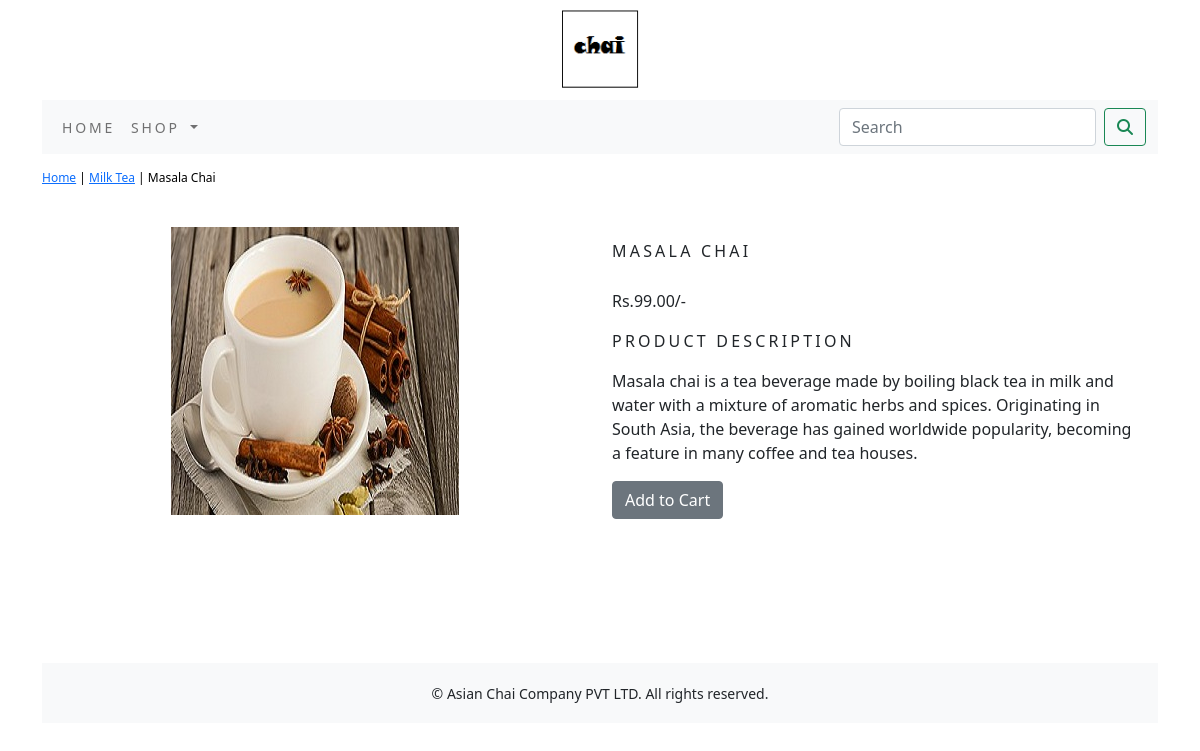
The app's page /milk-tea/masala-chai/ with its own data.
### shop/models.py (models this page shows, shortened)
class Product(models.Model):
    name = models.CharField(max_length=250, unique=True)
    slug = models.SlugField(max_length=250, unique=True)
    description = models.TextField(blank=True)
    price = models.DecimalField(max_digits=10, decimal_places=2)
    category = models.ForeignKey(Category, on_delete=models.CASCADE)
    image = models.ImageField(upload_to='product', blank=True)
    stock = models.IntegerField()
    available = models.BooleanField(default=True)
    created = models.DateTimeField(auto_now_add=True)
    updated = models.DateTimeField(auto_now=True)
    class Meta:
        ordering = ('name',)
        verbose_name = 'product'
        verbose_name_plural = 'products'

class Category(models.Model):
    name = models.CharField(max_length=250, unique=True)
    slug = models.SlugField(max_length=250, unique=True)
    description = models.TextField(blank=True)
    image = models.ImageField(upload_to='category', blank=True)
    class Meta:
        ordering = ('name',)
        verbose_name = 'category'
        verbose_name_plural = 'categories'
    def get_url(self):
        return reverse('shop:products_by_category', args=[self.slug])
    def __str__(self):
        return '{}'.format(self.name)

### shop/views.py (the view)
# urls.py: path('<slug:c_slug>/<slug:product_slug>/', views.prodDetail, name='prodCatDetail'),
def prodDetail(request, c_slug, product_slug):
    try:
        product = Product.objects.get(category__slug=c_slug, slug=product_slug)
    except Exception as e:
        raise e
    return render(request, 'product.html', {'product': product})

### cart/context_processors.py (called while the page is built)
def counter(request):
    item_count = 0
    if 'admin' in request.path:
        return {}
    else:
        try:
            cart = Cart.objects.filter(cart_id=_cart_id(request))
            cart_items = CartItem.objects.all().filter(cart=cart[:1])
            for cart_item in cart_items:
                item_count += cart_item.quantity
        except Cart.DoesNotExist:
            item_count = 0
    return dict(item_count=item_count)

### cart/views.py (called while the page is built)
def _cart_id(request):
    cart = request.session.session_key
    if not cart:
        cart = request.session.create()
    return cart

### shop/context_processors.py (called while the page is built)
def menu_links(request):
    links = Category.objects.all()
    return dict(links=links)

### template/product.html (shortened to what this page needs)
{% extends 'base.html' %}
{% load static %}
{% block content %}
<div class="row my_prod_row_class">
    <div class="mx-auto">
        <p><a href="{% url 'shop:allProdCat' %}">Home</a> | <a href="{{product.category.get_url}}">{{product.category}}</a> | {{product.name}}</p>
    </div>
<div class="container">
<br>
<div class="row">
    <div class="col-12 col-sm-12 col-md-12 col-lg-6 text-center">
        <div style="min-width:18rem; height:26rem;">
            <img src="{{product.image.url}}" alt="{{product.name}}">
        </div>
    </div>
    <div class="col-12 col-sm-12 col-md-12 col-lg-6">
        <div>
        <h1 class="my_prod_title">{{product.name}}</h1>
        <p>Rs.{{product.price}}/-</p>
        <p class="my_title">Product Description</p>
        <p class="text-justify my_prod_text">{{product.description}}</p>
        {% if product.stock <= 0 %}
        <p class="text-justify my_prod_text"><b>Out of Stock</b></p>
        {% else %}
        <a class="btn btn-secondary" href="{% url 'cart:add_cart' product.id %}">Add to Cart</a>
        {% endif %}
        </div>
    </div>
</div>
</div>
</div>
{% endblock %}

### static/css/custom.css (style rules this page uses)
body { font-family: 'Roboto', sans-serif; }
.my_title { font-size:16px; text-transform:uppercase; letter-spacing:.2em; }
.my_prod_row_class { padding-top:15px; padding-bottom:20px; }
.my_prod_row_class .mx-auto { color:#000; font-size:12px; text-decoration:none; }
.my_prod_title { font-size:16px; text-transform:uppercase; letter-spacing:.2em; padding-top:15px; padding-bottom:20px; }
.my_prod_text { padding-right:20px; }

### records on screen
Product: category "Milk Tea", name "Masala Chai", image (picture), name "MASALA CHAI", price "99.00", description "Masala chai is a tea beverage made by boiling black tea in milk and water with a mixture of aromatic herbs and spices. Originating in South Asia, the beverage has gained worldwide popularity, becoming a feature in many coffee and tea houses."
